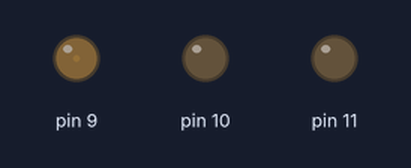
Bench run of a sketch on a simulated Arduino Uno, built with avr-gcc and run on an emulated ATmega328P. Parts: output pins drawn as LEDs (lit = HIGH).

Above: at 0.05 s.
At 2.15 s:
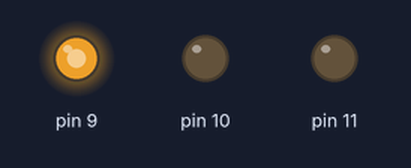
At 3.75 s:
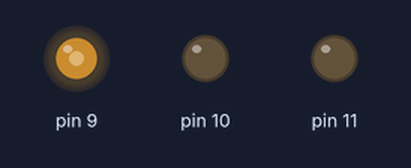
At 7.45 s:
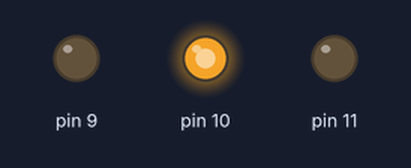
At 11.75 s:
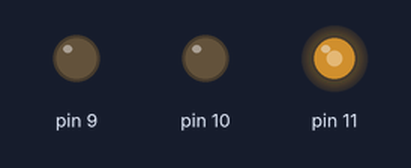
At 14.85 s:
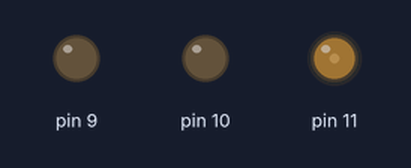
Timing chart, 0 to 20.0 s (numbered marks = the images above):
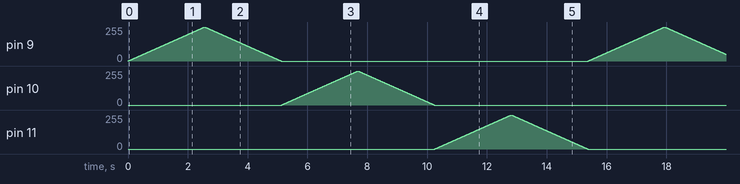

The sketch:

TrafficTest.ino
```cpp
int a, b, c;

void setup() {
  // put your setup code here, to run once:
  a=9;
  b=10;
  c=11;
}

void loop() {
  // put your main code here, to run repeatedly:
  for(int i=9;i<=11;i++){
    for(int j=0;j<=255;j++){
      analogWrite(i,j);
      delay(10);
    }
    for(int j=255;j>=0;j--){
      analogWrite(i,j);
      delay(10);
    }
  }
}
```
